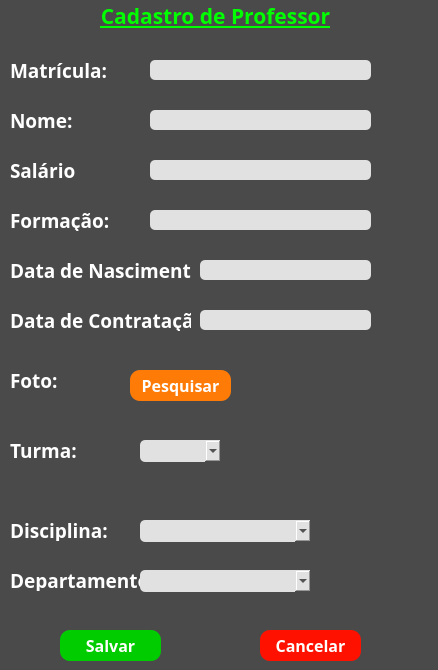
<?xml version="1.0" encoding="UTF-8"?>
<ui version="4.0">
 <class>telaCadProfessor</class>
 <widget class="QMainWindow" name="telaCadProfessor">
  <property name="geometry">
   <rect>
    <x>0</x>
    <y>0</y>
    <width>438</width>
    <height>670</height>
   </rect>
  </property>
  <property name="maximumSize">
   <size>
    <width>438</width>
    <height>670</height>
   </size>
  </property>
  <property name="windowTitle">
   <string>Cadastro de Professor</string>
  </property>
  <property name="windowIcon">
   <iconset>
    <normalon>imagens/teacher.png</normalon>
   </iconset>
  </property>
  <property name="styleSheet">
   <string notr="true">background-color: rgb(74, 74, 74);</string>
  </property>
  <widget class="QWidget" name="centralwidget">
   <widget class="QLabel" name="lblTitulo">
    <property name="geometry">
     <rect>
      <x>40</x>
      <y>0</y>
      <width>351</width>
      <height>31</height>
     </rect>
    </property>
    <property name="font">
     <font>
      <family>Corbel</family>
      <pointsize>16</pointsize>
      <weight>75</weight>
      <bold>true</bold>
      <underline>true</underline>
     </font>
    </property>
    <property name="styleSheet">
     <string notr="true">color: rgb(0, 255, 0);</string>
    </property>
    <property name="text">
     <string>Cadastro de Professor</string>
    </property>
    <property name="alignment">
     <set>Qt::AlignCenter</set>
    </property>
   </widget>
   <widget class="QLineEdit" name="lineNome">
    <property name="enabled">
     <bool>true</bool>
    </property>
    <property name="geometry">
     <rect>
      <x>150</x>
      <y>110</y>
      <width>221</width>
      <height>20</height>
     </rect>
    </property>
    <property name="font">
     <font>
      <family>Corbel</family>
      <pointsize>12</pointsize>
     </font>
    </property>
    <property name="styleSheet">
     <string notr="true">background-color: rgb(225, 225, 225); border-radius:5px;</string>
    </property>
   </widget>
   <widget class="QLabel" name="lblMatricula">
    <property name="geometry">
     <rect>
      <x>10</x>
      <y>60</y>
      <width>121</width>
      <height>21</height>
     </rect>
    </property>
    <property name="font">
     <font>
      <family>Corbel</family>
      <pointsize>14</pointsize>
      <weight>75</weight>
      <bold>true</bold>
     </font>
    </property>
    <property name="styleSheet">
     <string notr="true">color: rgb(255, 255, 255);</string>
    </property>
    <property name="text">
     <string>Matrícula:</string>
    </property>
   </widget>
   <widget class="QLineEdit" name="lineMatricula">
    <property name="enabled">
     <bool>true</bool>
    </property>
    <property name="geometry">
     <rect>
      <x>150</x>
      <y>60</y>
      <width>221</width>
      <height>20</height>
     </rect>
    </property>
    <property name="font">
     <font>
      <family>Corbel</family>
      <pointsize>12</pointsize>
     </font>
    </property>
    <property name="styleSheet">
     <string notr="true">background-color: rgb(225, 225, 225); border-radius:5px;</string>
    </property>
   </widget>
   <widget class="QLabel" name="lblNome">
    <property name="geometry">
     <rect>
      <x>10</x>
      <y>110</y>
      <width>121</width>
      <height>21</height>
     </rect>
    </property>
    <property name="font">
     <font>
      <family>Corbel</family>
      <pointsize>14</pointsize>
      <weight>75</weight>
      <bold>true</bold>
     </font>
    </property>
    <property name="styleSheet">
     <string notr="true">color: rgb(255, 255, 255);</string>
    </property>
    <property name="text">
     <string>Nome:</string>
    </property>
   </widget>
   <widget class="QLabel" name="lblSalario">
    <property name="geometry">
     <rect>
      <x>10</x>
      <y>160</y>
      <width>121</width>
      <height>21</height>
     </rect>
    </property>
    <property name="font">
     <font>
      <family>Corbel</family>
      <pointsize>14</pointsize>
      <weight>75</weight>
      <bold>true</bold>
     </font>
    </property>
    <property name="styleSheet">
     <string notr="true">color: rgb(255, 255, 255);</string>
    </property>
    <property name="text">
     <string>Salário</string>
    </property>
   </widget>
   <widget class="QLineEdit" name="lineSalario">
    <property name="enabled">
     <bool>true</bool>
    </property>
    <property name="geometry">
     <rect>
      <x>150</x>
      <y>160</y>
      <width>221</width>
      <height>20</height>
     </rect>
    </property>
    <property name="font">
     <font>
      <family>Corbel</family>
      <pointsize>12</pointsize>
     </font>
    </property>
    <property name="styleSheet">
     <string notr="true">background-color: rgb(225, 225, 225); border-radius:5px;</string>
    </property>
   </widget>
   <widget class="QLabel" name="lblFormacao">
    <property name="geometry">
     <rect>
      <x>10</x>
      <y>210</y>
      <width>121</width>
      <height>21</height>
     </rect>
    </property>
    <property name="font">
     <font>
      <family>Corbel</family>
      <pointsize>14</pointsize>
      <weight>75</weight>
      <bold>true</bold>
     </font>
    </property>
    <property name="styleSheet">
     <string notr="true">color: rgb(255, 255, 255);</string>
    </property>
    <property name="text">
     <string>Formação:</string>
    </property>
   </widget>
   <widget class="QLineEdit" name="lineFormacao">
    <property name="enabled">
     <bool>true</bool>
    </property>
    <property name="geometry">
     <rect>
      <x>150</x>
      <y>210</y>
      <width>221</width>
      <height>20</height>
     </rect>
    </property>
    <property name="font">
     <font>
      <family>Corbel</family>
      <pointsize>12</pointsize>
     </font>
    </property>
    <property name="styleSheet">
     <string notr="true">background-color: rgb(225, 225, 225); border-radius:5px;</string>
    </property>
   </widget>
   <widget class="QLabel" name="lblDataNascimento">
    <property name="geometry">
     <rect>
      <x>10</x>
      <y>260</y>
      <width>181</width>
      <height>21</height>
     </rect>
    </property>
    <property name="font">
     <font>
      <family>Corbel</family>
      <pointsize>14</pointsize>
      <weight>75</weight>
      <bold>true</bold>
     </font>
    </property>
    <property name="styleSheet">
     <string notr="true">color: rgb(255, 255, 255);</string>
    </property>
    <property name="text">
     <string>Data de Nascimento:</string>
    </property>
   </widget>
   <widget class="QLineEdit" name="lineDataNascimento">
    <property name="enabled">
     <bool>true</bool>
    </property>
    <property name="geometry">
     <rect>
      <x>200</x>
      <y>260</y>
      <width>171</width>
      <height>20</height>
     </rect>
    </property>
    <property name="font">
     <font>
      <family>Corbel</family>
      <pointsize>12</pointsize>
     </font>
    </property>
    <property name="styleSheet">
     <string notr="true">background-color: rgb(225, 225, 225); border-radius:5px;</string>
    </property>
   </widget>
   <widget class="QLabel" name="lblDataContratacao">
    <property name="geometry">
     <rect>
      <x>10</x>
      <y>310</y>
      <width>181</width>
      <height>21</height>
     </rect>
    </property>
    <property name="font">
     <font>
      <family>Corbel</family>
      <pointsize>14</pointsize>
      <weight>75</weight>
      <bold>true</bold>
     </font>
    </property>
    <property name="styleSheet">
     <string notr="true">color: rgb(255, 255, 255);</string>
    </property>
    <property name="text">
     <string>Data de Contratação:</string>
    </property>
   </widget>
   <widget class="QLineEdit" name="lineDataContratacao">
    <property name="enabled">
     <bool>true</bool>
    </property>
    <property name="geometry">
     <rect>
      <x>200</x>
      <y>310</y>
      <width>171</width>
      <height>20</height>
     </rect>
    </property>
    <property name="font">
     <font>
      <family>Corbel</family>
      <pointsize>12</pointsize>
     </font>
    </property>
    <property name="styleSheet">
     <string notr="true">background-color: rgb(225, 225, 225); border-radius:5px;</string>
    </property>
    <property name="text">
     <string/>
    </property>
   </widget>
   <widget class="QLabel" name="lblFoto">
    <property name="geometry">
     <rect>
      <x>10</x>
      <y>370</y>
      <width>61</width>
      <height>21</height>
     </rect>
    </property>
    <property name="font">
     <font>
      <family>Corbel</family>
      <pointsize>14</pointsize>
      <weight>75</weight>
      <bold>true</bold>
     </font>
    </property>
    <property name="styleSheet">
     <string notr="true">color: rgb(255, 255, 255);</string>
    </property>
    <property name="text">
     <string>Foto:</string>
    </property>
   </widget>
   <widget class="QPushButton" name="bttPesquisar">
    <property name="geometry">
     <rect>
      <x>130</x>
      <y>370</y>
      <width>101</width>
      <height>31</height>
     </rect>
    </property>
    <property name="font">
     <font>
      <family>Corbel</family>
      <pointsize>12</pointsize>
      <weight>75</weight>
      <bold>true</bold>
     </font>
    </property>
    <property name="styleSheet">
     <string notr="true">color: rgb(255, 255, 255); background-color: rgb(255, 123, 8); border-radius:10px;
</string>
    </property>
    <property name="text">
     <string>Pesquisar</string>
    </property>
    <property name="icon">
     <iconset>
      <normalon>imagens/photo.png</normalon>
     </iconset>
    </property>
    <property name="iconSize">
     <size>
      <width>24</width>
      <height>24</height>
     </size>
    </property>
   </widget>
   <widget class="QLabel" name="lblFotoImg">
    <property name="geometry">
     <rect>
      <x>250</x>
      <y>360</y>
      <width>161</width>
      <height>141</height>
     </rect>
    </property>
    <property name="text">
     <string/>
    </property>
    <property name="scaledContents">
     <bool>true</bool>
    </property>
    <property name="alignment">
     <set>Qt::AlignCenter</set>
    </property>
   </widget>
   <widget class="QLabel" name="lbTurma">
    <property name="geometry">
     <rect>
      <x>10</x>
      <y>440</y>
      <width>71</width>
      <height>21</height>
     </rect>
    </property>
    <property name="font">
     <font>
      <family>Corbel</family>
      <pointsize>14</pointsize>
      <weight>75</weight>
      <bold>true</bold>
     </font>
    </property>
    <property name="styleSheet">
     <string notr="true">color: rgb(255, 255, 255);</string>
    </property>
    <property name="text">
     <string>Turma:</string>
    </property>
   </widget>
   <widget class="QComboBox" name="cmbTurmas">
    <property name="geometry">
     <rect>
      <x>140</x>
      <y>440</y>
      <width>81</width>
      <height>22</height>
     </rect>
    </property>
    <property name="font">
     <font>
      <family>Corbel</family>
      <pointsize>10</pointsize>
      <weight>75</weight>
      <bold>true</bold>
     </font>
    </property>
    <property name="styleSheet">
     <string notr="true">background-color: rgb(225, 225, 225); selection-background-color: rgb(225, 225, 225); selection-color: rgb(0, 0, 0);  border-radius: 5px;</string>
    </property>
    <property name="frame">
     <bool>false</bool>
    </property>
    <item>
     <property name="text">
      <string/>
     </property>
    </item>
   </widget>
   <widget class="QLabel" name="lblDisciplina">
    <property name="geometry">
     <rect>
      <x>10</x>
      <y>520</y>
      <width>101</width>
      <height>21</height>
     </rect>
    </property>
    <property name="font">
     <font>
      <family>Corbel</family>
      <pointsize>14</pointsize>
      <weight>75</weight>
      <bold>true</bold>
     </font>
    </property>
    <property name="styleSheet">
     <string notr="true">color: rgb(255, 255, 255);</string>
    </property>
    <property name="text">
     <string>Disciplina:</string>
    </property>
   </widget>
   <widget class="QComboBox" name="cmbDisciplinas">
    <property name="geometry">
     <rect>
      <x>140</x>
      <y>520</y>
      <width>171</width>
      <height>22</height>
     </rect>
    </property>
    <property name="font">
     <font>
      <family>Corbel</family>
      <pointsize>10</pointsize>
      <weight>75</weight>
      <bold>true</bold>
     </font>
    </property>
    <property name="styleSheet">
     <string notr="true">background-color: rgb(225, 225, 225); selection-background-color: rgb(225, 225, 225); selection-color: rgb(0, 0, 0);  border-radius: 5px;</string>
    </property>
    <property name="frame">
     <bool>false</bool>
    </property>
    <item>
     <property name="text">
      <string/>
     </property>
    </item>
   </widget>
   <widget class="QLabel" name="lblDepartamento">
    <property name="geometry">
     <rect>
      <x>10</x>
      <y>570</y>
      <width>131</width>
      <height>21</height>
     </rect>
    </property>
    <property name="font">
     <font>
      <family>Corbel</family>
      <pointsize>14</pointsize>
      <weight>75</weight>
      <bold>true</bold>
     </font>
    </property>
    <property name="styleSheet">
     <string notr="true">color: rgb(255, 255, 255);</string>
    </property>
    <property name="text">
     <string>Departamento:</string>
    </property>
   </widget>
   <widget class="QComboBox" name="cmbDepartamentos">
    <property name="geometry">
     <rect>
      <x>140</x>
      <y>570</y>
      <width>171</width>
      <height>22</height>
     </rect>
    </property>
    <property name="font">
     <font>
      <family>Corbel</family>
      <pointsize>10</pointsize>
      <weight>75</weight>
      <bold>true</bold>
     </font>
    </property>
    <property name="styleSheet">
     <string notr="true">background-color: rgb(225, 225, 225); selection-background-color: rgb(225, 225, 225); selection-color: rgb(0, 0, 0);  border-radius: 5px;</string>
    </property>
    <property name="frame">
     <bool>false</bool>
    </property>
    <item>
     <property name="text">
      <string/>
     </property>
    </item>
   </widget>
   <widget class="QPushButton" name="bttSalvar">
    <property name="geometry">
     <rect>
      <x>60</x>
      <y>630</y>
      <width>101</width>
      <height>31</height>
     </rect>
    </property>
    <property name="font">
     <font>
      <family>Corbel</family>
      <pointsize>12</pointsize>
      <weight>75</weight>
      <bold>true</bold>
     </font>
    </property>
    <property name="styleSheet">
     <string notr="true">color: rgb(255, 255, 255); background-color: rgb(0, 204, 0); border-radius:10px;</string>
    </property>
    <property name="text">
     <string>Salvar</string>
    </property>
    <property name="icon">
     <iconset>
      <normalon>imagens/save.png</normalon>
     </iconset>
    </property>
    <property name="iconSize">
     <size>
      <width>24</width>
      <height>24</height>
     </size>
    </property>
   </widget>
   <widget class="QPushButton" name="bttCancelar">
    <property name="geometry">
     <rect>
      <x>260</x>
      <y>630</y>
      <width>101</width>
      <height>31</height>
     </rect>
    </property>
    <property name="font">
     <font>
      <family>Corbel</family>
      <pointsize>12</pointsize>
      <weight>75</weight>
      <bold>true</bold>
     </font>
    </property>
    <property name="styleSheet">
     <string notr="true">color: rgb(255, 255, 255); background-color: rgb(255, 17, 0); border-radius:10px;</string>
    </property>
    <property name="text">
     <string>Cancelar</string>
    </property>
    <property name="icon">
     <iconset>
      <normalon>imagens/cancel.png</normalon>
     </iconset>
    </property>
    <property name="iconSize">
     <size>
      <width>24</width>
      <height>24</height>
     </size>
    </property>
   </widget>
  </widget>
 </widget>
 <resources/>
 <connections/>
</ui>
